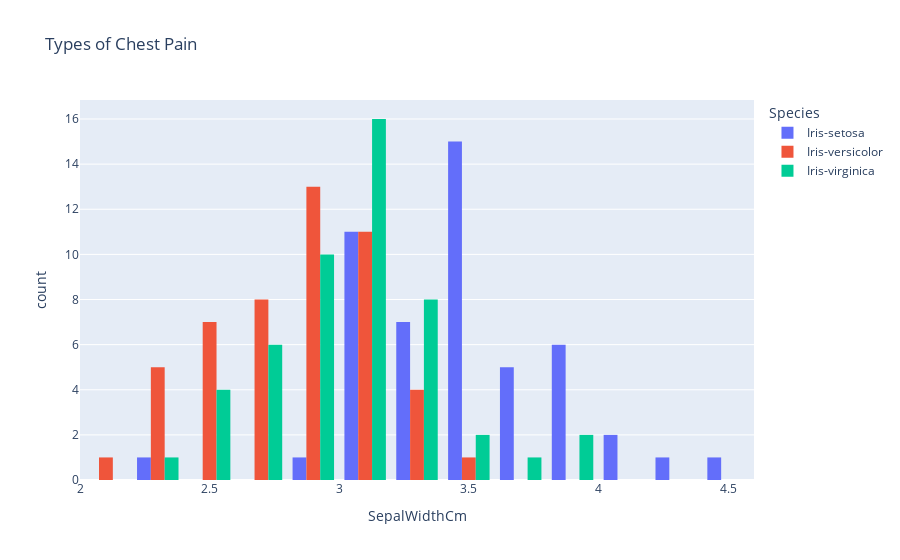

This figure's notebook cell:
### Code cell
fig = px.histogram(df, x='SepalWidthCm', color='Species', hover_data=df.columns, barmode='group', 
                   title="Types of Chest Pain")
fig.show()

### Figure 1 — Plotly figure (JSON) as saved in the notebook; plotly's stock layout.template omitted (floating-point values rounded to 4 significant figures)
{"data": [{"alignmentgroup": "True", "bingroup": "x", "hovertemplate": "Species=Iris-setosa<br>SepalWidthCm=%{x}<br>count=%{y}<extra></extra>", "legendgroup": "Iris-setosa", "marker": {"color": "#636efa", "pattern": {"shape": ""}}, "name": "Iris-setosa", "offsetgroup": "Iris-setosa", "orientation": "v", "showlegend": true, "type": "histogram", "x": [3.5, 3, 3.2, 3.1, 3.6, 3.9, 3.4, 3.4, 2.9, 3.1, 3.7, 3.4, 3, 3, 4, 4.4, 3.9, 3.5, 3.8, 3.8, 3.4, 3.7, 3.6, 3.3, 3.4, 3, 3.4, 3.5, 3.4, 3.2, 3.1, 3.4, 4.1, 4.2, 3.1, 3.2, 3.5, 3.1, 3, 3.4, 3.5, 2.3, 3.2, 3.5, 3.8, 3, 3.8, 3.2, 3.7, 3.3], "xaxis": "x", "yaxis": "y"}, {"alignmentgroup": "True", "bingroup": "x", "hovertemplate": "Species=Iris-versicolor<br>SepalWidthCm=%{x}<br>count=%{y}<extra></extra>", "legendgroup": "Iris-versicolor", "marker": {"color": "#EF553B", "pattern": {"shape": ""}}, "name": "Iris-versicolor", "offsetgroup": "Iris-versicolor", "orientation": "v", "showlegend": true, "type": "histogram", "x": [3.2, 3.2, 3.1, 2.3, 2.8, 2.8, 3.3, 2.4, 2.9, 2.7, 2, 3, 2.2, 2.9, 2.9, 3.1, 3, 2.7, 2.2, 2.5, 3.2, 2.8, 2.5, 2.8, 2.9, 3, 2.8, 3, 2.9, 2.6, 2.4, 2.4, 2.7, 2.7, 3, 3.4, 3.1, 2.3, 3, 2.5, 2.6, 3, 2.6, 2.3, 2.7, 3, 2.9, 2.9, 2.5, 2.8], "xaxis": "x", "yaxis": "y"}, {"alignmentgroup": "True", "bingroup": "x", "hovertemplate": "Species=Iris-virginica<br>SepalWidthCm=%{x}<br>count=%{y}<extra></extra>", "legendgroup": "Iris-virginica", "marker": {"color": "#00cc96", "pattern": {"shape": ""}}, "name": "Iris-virginica", "offsetgroup": "Iris-virginica", "orientation": "v", "showlegend": true, "type": "histogram", "x": [3.3, 2.7, 3, 2.9, 3, 3, 2.5, 2.9, 2.5, 3.6, 3.2, 2.7, 3, 2.5, 2.8, 3.2, 3, 3.8, 2.6, 2.2, 3.2, 2.8, 2.8, 2.7, 3.3, 3.2, 2.8, 3, 2.8, 3, 2.8, 3.8, 2.8, 2.8, 2.6, 3, 3.4, 3.1, 3, 3.1, 3.1, 3.1, 2.7, 3.2, 3.3, 3, 2.5, 3, 3.4, 3], "xaxis": "x", "yaxis": "y"}], "layout": {"barmode": "group", "legend": {"title": {"text": "Species"}, "tracegroupgap": 0}, "title": {"text": "Types of Chest Pain"}, "xaxis": {"anchor": "y", "domain": [0, 1], "title": {"text": "SepalWidthCm"}}, "yaxis": {"anchor": "x", "domain": [0, 1], "title": {"text": "count"}}}}
